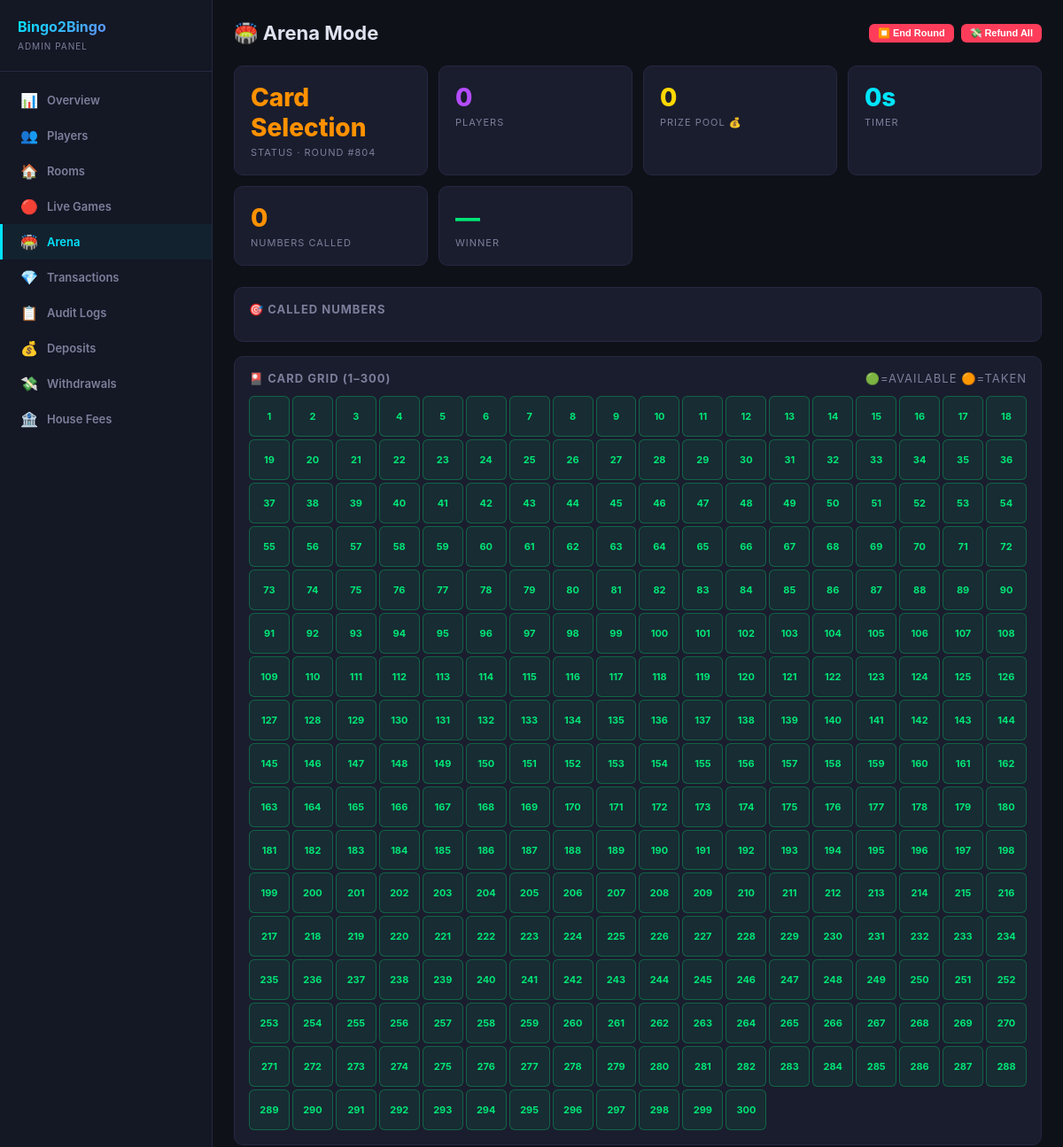
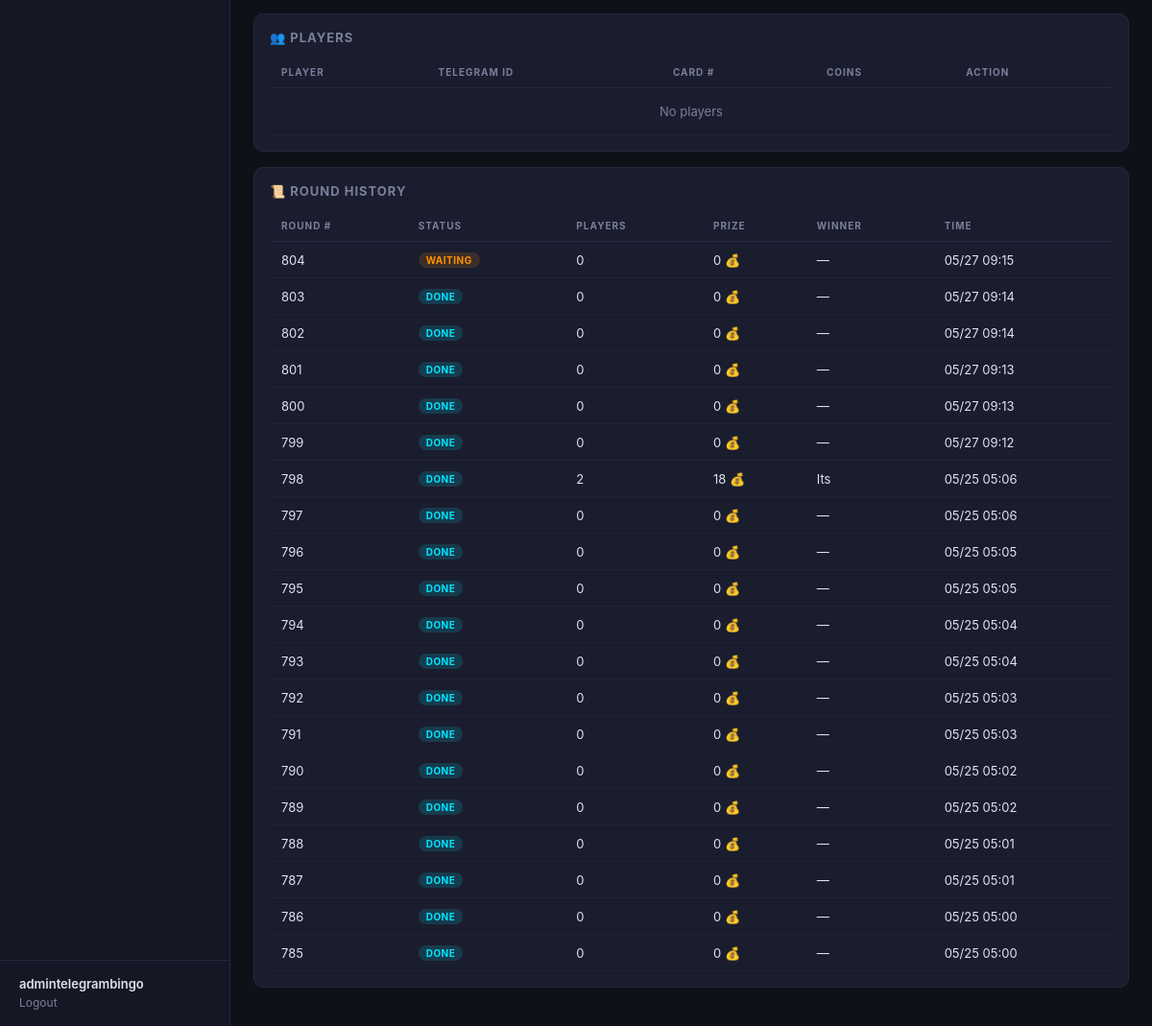
The app's page /dashboard/arena/ (signed in) with its own data (2 pictures, top to bottom).
### arena/models.py (models this page shows, shortened)
class GameRound(models.Model):
    class Status(models.TextChoices):
        WAITING = 'waiting', 'Card Selection'
        ACTIVE = 'active', 'Game Running'
        FINISHED = 'finished', 'Completed'
        COOLDOWN = 'cooldown', 'Between Rounds'
    class CallMode(models.TextChoices):
        AUTO = 'auto', 'Auto'
        MANUAL = 'manual', 'Manual'
    round_number = models.IntegerField(default=1)
    status = models.CharField(max_length=10, choices=Status.choices, default=Status.WAITING)
    call_mode = models.CharField(max_length=10, choices=CallMode.choices, default=CallMode.AUTO)
    entry_fee = models.BigIntegerField(default=10)
    prize_pool = models.BigIntegerField(default=0)
    platform_fee_percent = models.IntegerField(default=7)
    winner = models.ForeignKey(Player, null=True, blank=True, on_delete=models.SET_NULL, related_name='arena_wins')
    numbers_called = models.JSONField(default=list)
    winner_card_number = models.IntegerField(null=True, blank=True)
    waiting_started_at = models.DateTimeField(null=True, blank=True)
    started_at = models.DateTimeField(null=True, blank=True)
    finished_at = models.DateTimeField(null=True, blank=True)
    created_at = models.DateTimeField(default=timezone.now)
    class Meta:
        verbose_name = 'Game Round'
        verbose_name_plural = 'Game Rounds'
        ordering = ['-created_at']
    @property
    def player_count(self):
        return self.selections.count()
    @property
    def waiting_seconds_left(self):
        if self.status != self.Status.WAITING or not self.waiting_started_at:
            return 0
        elapsed = (timezone.now() - self.waiting_started_at).total_seconds()
        return max(0, 30 - int(elapsed))

### users/models.py (models this page shows, shortened)
class Player(models.Model):
    telegram_id = models.BigIntegerField(unique=True, db_index=True)
    username = models.CharField(max_length=255, blank=True, default='')
    first_name = models.CharField(max_length=255, blank=True, default='')
    phone_number = models.CharField(max_length=20, blank=True, default='')
    coins = models.BigIntegerField(default=10)
    wins = models.IntegerField(default=0)
    losses = models.IntegerField(default=0)
    games_played = models.IntegerField(default=0)
    xp = models.BigIntegerField(default=0)
    level = models.IntegerField(default=1)
    referral_code = models.CharField(max_length=32, unique=True, blank=True)
    invited_by = models.ForeignKey(
        'self', null=True, blank=True,
        on_delete=models.SET_NULL,
        related_name='invitees'
    )
    is_banned = models.BooleanField(default=False)
    last_daily_bonus = models.DateTimeField(null=True, blank=True)
    created_at = models.DateTimeField(default=timezone.now)
    class Meta:
        verbose_name = 'Player'
        verbose_name_plural = 'Players'
        ordering = ['-coins']

### dashboard/views.py (the view)
# urls.py: path('arena/', views.arena_overview, name='arena'),
@admin_required
def arena_overview(request):
    from arena.models import GameRound as ArenaRound, CardSelection
    from arena.cards import generate_card_by_number, format_card_grid
    current = ArenaRound.objects.filter(
        status__in=('waiting', 'active', 'cooldown')
    ).order_by('-created_at').first()
    all_rounds = list(ArenaRound.objects.order_by('-created_at')[:20])
    taken_cards = {}
    player_list = []
    if current:
        selections = list(CardSelection.objects.filter(round=current).select_related('player'))
        taken_cards = {s.card_number: s.player.first_name for s in selections}
        player_list = [{
            'id': s.player.id,
            'name': s.player.first_name,
            'telegram_id': s.player.telegram_id,
            'card_number': s.card_number,
            'coins': s.player.coins,
        } for s in selections]
    return render(request, 'dashboard/arena.html', {
        'current_round': current,
        'all_rounds': all_rounds,
        'taken_cards': taken_cards,
        'player_list': player_list,
        'taken_json': json.dumps(taken_cards),
    })

### dashboard/auth.py (called while the page is built)
def admin_required(view_func):
    @wraps(view_func)
    def wrapper(request, *args, **kwargs):
        if not request.user.is_authenticated:
            return redirect('dashboard:login')
        if not request.user.is_staff and not request.user.is_superuser:
            messages.error(request, 'Access denied. Staff only.')
            return redirect('dashboard:login')
        return view_func(request, *args, **kwargs)
    return wrapper

### dashboard/templates/dashboard/arena.html (shortened to what this page needs)
{% extends 'dashboard/base.html' %}
{% block content %}
<div class="header">
  <h1>🏟️ Arena Mode</h1>
  <div class="header-actions">
    {% if current_round and current_round.status != 'finished' %}
    <button class="btn btn-red btn-sm" onclick="forceEnd()">⏹️ End Round</button>
    <button class="btn btn-red btn-sm" onclick="refundAll()">💸 Refund All</button>
    {% endif %}
  </div>
</div>
{% if current_round %}
<div class="stats-grid" id="arena-stats">
  <div class="stat-card {% if current_round.status == 'waiting' %}orange{% elif current_round.status == 'active' %}green{% else %}cyan{% endif %}">
    <div class="stat-value" id="stat-status">{{ current_round.get_status_display }}</div>
    <div class="stat-label">Status · Round #{{ current_round.round_number }}</div>
  </div>
  <div class="stat-card purple">
    <div class="stat-value" id="stat-players">{{ current_round.player_count }}</div>
    <div class="stat-label">Players</div>
  </div>
  <div class="stat-card gold">
    <div class="stat-value" id="stat-prize">{{ current_round.prize_pool }}</div>
    <div class="stat-label">Prize Pool 💰</div>
  </div>
  <div class="stat-card cyan">
    <div class="stat-value" id="stat-timer">{{ current_round.waiting_seconds_left }}s</div>
    <div class="stat-label">Timer</div>
  </div>
  <div class="stat-card orange">
    <div class="stat-value" id="stat-called">{{ current_round.numbers_called|length }}</div>
    <div class="stat-label">Numbers Called</div>
  </div>
  <div class="stat-card green">
    <div class="stat-value">{{ current_round.winner.first_name|default:"—" }}</div>
    <div class="stat-label">Winner</div>
  </div>
</div>
<div class="card">
  <div class="card-header">🎯 Called Numbers</div>
</div>
<div class="card">
  <div class="card-header">🎴 Card Grid (1–300) <span style="font-weight:400;color:var(--muted);">🟢=Available 🟠=Taken</span></div>
  <div style="display:grid;grid-template-columns:repeat(auto-fill,minmax(44px,1fr));gap:3px;" id="card-grid">
  </div>
</div>
<div class="card">
  <div class="card-header">👥 Players</div>
  <table>
    <thead><tr><th>Player</th><th>Telegram ID</th><th>Card #</th><th>Coins</th><th>Action</th></tr></thead>
    <tbody id="player-table-body">
    {% for p in player_list %}
    <tr>
      <td>{{ p.name }}</td>
      <td>{{ p.telegram_id }}</td>
      <td style="color:var(--neon-gold);font-weight:700;">#{{ p.card_number }}</td>
      <td>{{ p.coins }} 💰</td>
      <td>
        {% if current_round.status != 'finished' %}
        <button class="btn btn-red btn-sm" onclick="removePlayer({{ p.id }})">Kick</button>
        {% endif %}
      </td>
    </tr>
    {% empty %}
    <tr><td colspan="5" style="text-align:center;color:var(--muted);padding:16px;">No players</td></tr>
    {% endfor %}
    </tbody>
  </table>
</div>
{% else %}
<div class="card" style="text-align:center;padding:40px;">
  <div style="font-size:48px;">🏟️</div>
  <div style="color:var(--text-secondary);">No active Arena rounds</div>
</div>
{% endif %}
<div class="card">
  <div class="card-header">📜 Round History</div>
  <table>
    <thead><tr><th>Round #</th><th>Status</th><th>Players</th><th>Prize</th><th>Winner</th><th>Time</th></tr></thead>
    <tbody>
    {% for r in all_rounds %}
    <tr>
      <td>{{ r.round_number }}</td>
      <td>{% if r.status == 'waiting' %}<span class="badge badge-warning">Waiting</span>
        {% elif r.status == 'active' %}<span class="badge badge-success">Active</span>
        {% else %}<span class="badge badge-info">Done</span>{% endif %}</td>
      <td>{{ r.player_count }}</td>
      <td>{{ r.prize_pool }} 💰</td>
      <td>{{ r.winner.first_name|default:"—" }}</td>
      <td>{{ r.created_at|date:"m/d H:i" }}</td>
    </tr>
    {% empty %}
    <tr><td colspan="6" style="text-align:center;color:var(--muted);padding:16px;">No rounds</td></tr>
    {% endfor %}
    </tbody>
  </table>
</div>
{% endblock %}

### dashboard/templates/dashboard/base.html (shortened to what this page needs)
<!DOCTYPE html>
<html lang="en">
<head>
  {% load static %}
  <link rel="stylesheet" href="{% static 'dashboard/css/admin.css' %}">
</head>
<body>
  <aside class="sidebar">
    <div class="sidebar-logo">
      <h2>Bingo2Bingo</h2>
      <span>Admin Panel</span>
    </div>
    <nav class="sidebar-nav">
      <a href="{% url 'dashboard:overview' %}" class="{% if request.resolver_match.url_name == 'overview' %}active{% endif %}">
        <span class="icon">📊</span> Overview
      </a>
      <a href="{% url 'dashboard:players' %}" class="{% if request.resolver_match.url_name == 'players' %}active{% endif %}">
        <span class="icon">👥</span> Players
      </a>
      <a href="{% url 'dashboard:rooms' %}" class="{% if request.resolver_match.url_name == 'rooms' or request.resolver_match.url_name == 'room_detail' %}active{% endif %}">
        <span class="icon">🏠</span> Rooms
      </a>
      <a href="{% url 'dashboard:live' %}" class="{% if request.resolver_match.url_name == 'live' %}active{% endif %}">
        <span class="icon">🔴</span> Live Games
      </a>
      <a href="{% url 'dashboard:arena' %}" class="{% if request.resolver_match.url_name == 'arena' %}active{% endif %}">
        <span class="icon">🏟️</span> Arena
      </a>
      <a href="{% url 'dashboard:transactions' %}" class="{% if request.resolver_match.url_name == 'transactions' %}active{% endif %}">
        <span class="icon">💎</span> Transactions
      </a>
      <a href="{% url 'dashboard:logs' %}" class="{% if request.resolver_match.url_name == 'logs' %}active{% endif %}">
        <span class="icon">📋</span> Audit Logs
      </a>
      <a href="{% url 'dashboard:admin_deposits' %}" class="{% if request.resolver_match.url_name == 'admin_deposits' %}active{% endif %}">
        <span class="icon">💰</span> Deposits
      </a>
      <a href="{% url 'dashboard:admin_withdrawals' %}" class="{% if request.resolver_match.url_name == 'admin_withdrawals' %}active{% endif %}">
        <span class="icon">💸</span> Withdrawals
      </a>
      <a href="{% url 'dashboard:house_fees' %}" class="{% if request.resolver_match.url_name == 'house_fees' %}active{% endif %}">
        <span class="icon">🏦</span> House Fees
      </a>
    </nav>
    <div class="sidebar-footer">
      <div class="user">{{ request.user.username }}</div>
      <a href="{% url 'dashboard:logout' %}">Logout</a>
    </div>
  </aside>
  <main class="main">
    {% block content %}{% endblock %}
  </main>
</body>
</html>

### dashboard/static/dashboard/css/admin.css (style rules this page uses)
:root { --bg: #0f1119; --sidebar-bg: #141724; --card-bg: #1a1d2e; --border: #252840; --text: #e0e2f0; --muted: #7c7f9a; --cyan: #00e5ff; --purple: #b44dff; --gold: #ffd700; --green: #00e676; --red: #ff3d5a; --orange: #ff9100; --radius: 10px; }
* { margin:0; padding:0; box-sizing:border-box; }
body { font-family: -apple-system, BlinkMacSystemFont, 'Segoe UI', Roboto, sans-serif; background: var(--bg); color: var(--text); display: flex; min-height: 100vh; }
a { color: var(--cyan); text-decoration: none; }
.sidebar { width: 240px; min-height: 100vh; background: var(--sidebar-bg); border-right: 1px solid var(--border); padding: 20px 0; position: fixed; top: 0; left: 0; bottom: 0; overflow-y: auto; z-index: 10; }
.sidebar-logo { padding: 0 20px 20px; border-bottom: 1px solid var(--border); margin-bottom: 12px; }
.sidebar-logo h2 { font-size: 16px; background: linear-gradient(135deg, var(--cyan), var(--purple)); -webkit-background-clip: text; -webkit-text-fill-color: transparent; background-clip: text; }
.sidebar-logo span { font-size: 10px; color: var(--muted); letter-spacing: 1px; text-transform: uppercase; }
.sidebar-nav a { display: flex; align-items: center; gap: 10px; padding: 10px 20px; color: var(--muted); font-size: 13px; font-weight: 600; transition: .2s; border-left: 3px solid transparent; }
.sidebar-nav a:hover, .sidebar-nav a.active { color: var(--cyan); background: rgba(0,229,255,0.05); border-left-color: var(--cyan); }
.sidebar-nav .icon { font-size: 16px; width: 20px; text-align: center; }
.sidebar-footer { position: absolute; bottom: 0; left: 0; right: 0; padding: 16px 20px; border-top: 1px solid var(--border); }
.sidebar-footer a { font-size: 12px; color: var(--muted); }
.sidebar-footer .user { font-size: 13px; font-weight: 600; color: var(--text); }
.main { margin-left: 240px; flex: 1; padding: 24px; }
.header { display: flex; justify-content: space-between; align-items: center; margin-bottom: 24px; }
.header h1 { font-size: 22px; font-weight: 700; }
.header-actions { display: flex; gap: 8px; }
.stats-grid { display: grid; grid-template-columns: repeat(auto-fit, minmax(200px,1fr)); gap: 12px; margin-bottom: 24px; }
.stat-card { background: var(--card-bg); border: 1px solid var(--border); border-radius: var(--radius); padding: 18px; }
.stat-card .stat-value { font-size: 28px; font-weight: 800; }
.stat-card .stat-label { font-size: 11px; color: var(--muted); text-transform: uppercase; letter-spacing: 1px; margin-top: 4px; }
.stat-card.cyan .stat-value { color: var(--cyan); }
.stat-card.purple .stat-value { color: var(--purple); }
.stat-card.gold .stat-value { color: var(--gold); }
.stat-card.green .stat-value { color: var(--green); }
.stat-card.orange .stat-value { color: var(--orange); }
.card { background: var(--card-bg); border: 1px solid var(--border); border-radius: var(--radius); padding: 16px; margin-bottom: 16px; }
.card-header { font-size: 13px; font-weight: 700; color: var(--muted); text-transform: uppercase; letter-spacing: 1px; margin-bottom: 12px; display: flex; justify-content: space-between; align-items: center; }
table { width: 100%; border-collapse: collapse; font-size: 13px; }
th { text-align: left; padding: 10px 12px; color: var(--muted); font-weight: 700; text-transform: uppercase; font-size: 10px; letter-spacing: 1px; border-bottom: 1px solid var(--border); }
td { padding: 10px 12px; border-bottom: 1px solid rgba(255,255,255,0.03); }
.badge { display: inline-block; padding: 2px 8px; border-radius: 20px; font-size: 10px; font-weight: 700; text-transform: uppercase; letter-spacing: 0.5px; }
.badge-warning { background: rgba(255,145,0,0.15); color: var(--orange); }
.badge-info { background: rgba(0,229,255,0.15); color: var(--cyan); }
.btn { display: inline-block; padding: 7px 14px; border-radius: 6px; font-size: 12px; font-weight: 700; cursor: pointer; border: none; transition: .2s; text-decoration: none; color: #fff; }
.btn-sm { padding: 4px 10px; font-size: 11px; }
.btn-red { background: var(--red); }

### records on screen
GameRound: round_number "804", player_count "0", prize_pool "0", numbers_called|length "0", winner.first_name "—", status "WAITING", created_at "05/27 09:15"
GameRound: round_number "803", status "DONE", player_count "0", prize_pool "0", winner.first_name "—", created_at "05/27 09:14"
GameRound: round_number "802", status "DONE", player_count "0", prize_pool "0", winner.first_name "—", created_at "05/27 09:14"
GameRound: round_number "801", status "DONE", player_count "0", prize_pool "0", winner.first_name "—", created_at "05/27 09:13"
GameRound: round_number "800", status "DONE", player_count "0", prize_pool "0", winner.first_name "—", created_at "05/27 09:13"
GameRound: round_number "799", status "DONE", player_count "0", prize_pool "0", winner.first_name "—", created_at "05/27 09:12"
GameRound: round_number "798", status "DONE", player_count "2", prize_pool "18", winner.first_name "Its", created_at "05/25 05:06"
GameRound: round_number "797", status "DONE", player_count "0", prize_pool "0", winner.first_name "—", created_at "05/25 05:06"
GameRound: round_number "796", status "DONE", player_count "0", prize_pool "0", winner.first_name "—", created_at "05/25 05:05"
GameRound: round_number "795", status "DONE", player_count "0", prize_pool "0", winner.first_name "—", created_at "05/25 05:05"
GameRound: round_number "794", status "DONE", player_count "0", prize_pool "0", winner.first_name "—", created_at "05/25 05:04"
GameRound: round_number "793", status "DONE", player_count "0", prize_pool "0", winner.first_name "—", created_at "05/25 05:04"
GameRound: round_number "792", status "DONE", player_count "0", prize_pool "0", winner.first_name "—", created_at "05/25 05:03"
GameRound: round_number "791", status "DONE", player_count "0", prize_pool "0", winner.first_name "—", created_at "05/25 05:03"
GameRound: round_number "790", status "DONE", player_count "0", prize_pool "0", winner.first_name "—", created_at "05/25 05:02"
GameRound: round_number "789", status "DONE", player_count "0", prize_pool "0", winner.first_name "—", created_at "05/25 05:02"
GameRound: round_number "788", status "DONE", player_count "0", prize_pool "0", winner.first_name "—", created_at "05/25 05:01"
GameRound: round_number "787", status "DONE", player_count "0", prize_pool "0", winner.first_name "—", created_at "05/25 05:01"
GameRound: round_number "786", status "DONE", player_count "0", prize_pool "0", winner.first_name "—", created_at "05/25 05:00"
GameRound: round_number "785", status "DONE", player_count "0", prize_pool "0", winner.first_name "—", created_at "05/25 05:00"

### other values on screen
{{ request.user.username }} "admintelegrambingo"
